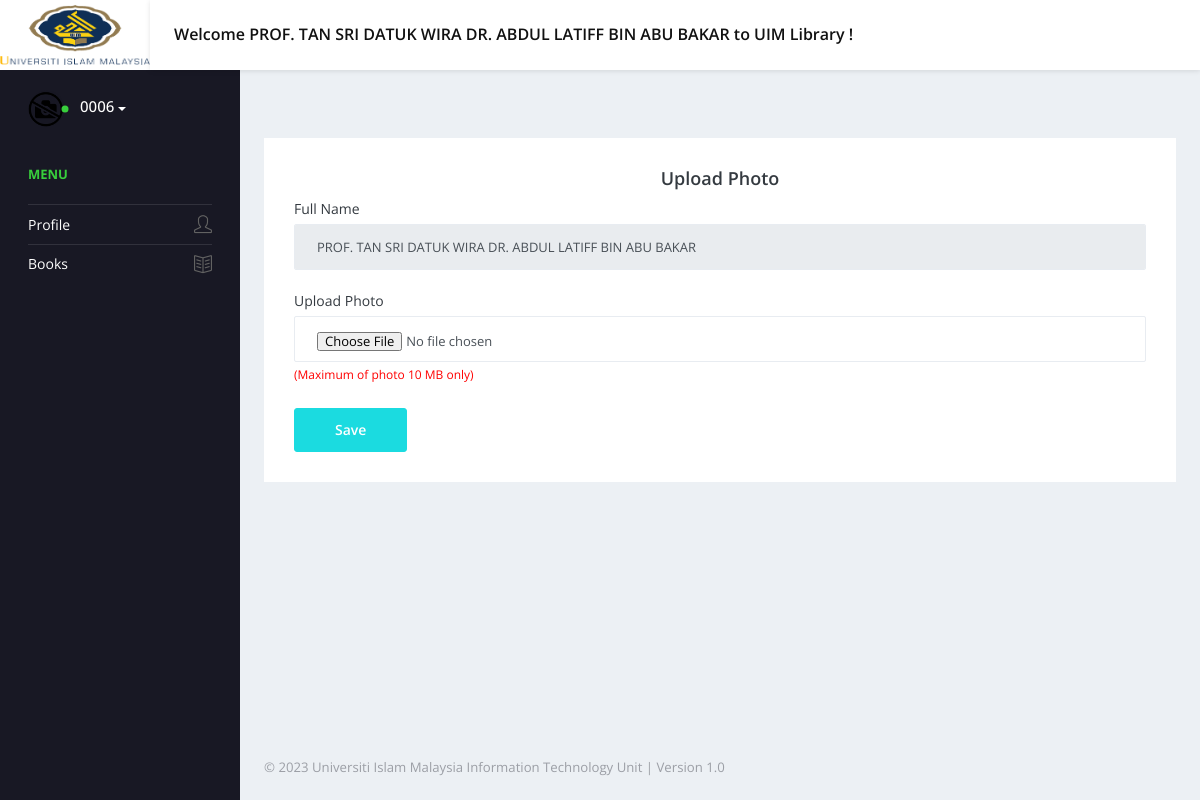
The app's page /user-photo.php (signed in) with its own data.
### tables this page shows
CREATE TABLE `user` (
  `id` int(11) NOT NULL,
  `fname` varchar(255) DEFAULT NULL,
  `userEmail` varchar(255) DEFAULT NULL,
  `mobilenumber` varchar(255) DEFAULT NULL,
  `password` varchar(255) DEFAULT NULL,
  `userphoto` varchar(255) NOT NULL,
  `noic` varchar(255) DEFAULT NULL,
  `nokad` varchar(255) DEFAULT NULL,
  `tlahir` varchar(255) DEFAULT NULL,
  `tempatlahir` varchar(255) DEFAULT NULL,
  `agama` varchar(255) DEFAULT NULL,
  `bangsa` varchar(255) DEFAULT NULL,
  `tarafkahwin` varchar(255) NOT NULL,
  `jenisahli` varchar(255) DEFAULT NULL,
  `pendidikan` varchar(255) DEFAULT NULL,
  `kursus` varchar(255) DEFAULT NULL,
  `jawatan` varchar(255) DEFAULT NULL,
  `status` int(1) DEFAULT NULL,
  `statusAcc` varchar(50) DEFAULT NULL
);

### user-photo.php (the view, shortened to what this page needs)
<?php
include('includes/config.php');
  ?>
<!DOCTYPE html>
<html lang="en">
  <head>
    <link rel="stylesheet" href="vendors/simple-line-icons/css/simple-line-icons.css">
    <link rel="stylesheet" href="vendors/flag-icon-css/css/flag-icon.min.css">
    <link rel="stylesheet" href="vendors/css/vendor.bundle.base.css">
    <link rel="stylesheet" href="./vendors/daterangepicker/daterangepicker.css">
    <link rel="stylesheet" href="./vendors/chartist/chartist.min.css">
    <link rel="stylesheet" href="./css/style.css">
  </head>
  <body>
    <div class="container-scroller">
     <?php include_once('includes/header.php');?>
      <div class="container-fluid page-body-wrapper">
        <?php include_once('includes/sidebar.php');?>
        <div class="main-panel">
          <div class="content-wrapper">
            <div class="row">
              <div class="col-12 grid-margin stretch-card">
                <div class="card">
                  <div class="card-body">
                    <h4 class="card-title" style="text-align: center;">Upload Photo</h4>
                    <form class="forms-sample" method="post" enctype="multipart/form-data">
                    <?php
                    $uid= $_SESSION['noic'];
                    $sql="SELECT * from user where noic=:uid";
                    $query = $dbh -> prepare($sql);
                    $query->bindParam(':uid',$uid,PDO::PARAM_STR);
                    $query->execute();
                    $results=$query->fetchAll(PDO::FETCH_OBJ);
                    if($query->rowCount() > 0)
                    {
                    foreach($results as $row)
                    {               ?>
                    <div class="form-group">
                       <label for="exampleInputUsername1">Full Name</label>
                      <input id="fname" name="fname" type="text" class="form-control" readonly="true" value="<?php  echo $row->fname;?>">
                    </div>
                    <div class="form-group">
                      <label for="exampleInputEmail1">Upload Photo</label>
                      <input id="userphoto" name="userphoto" type="file" class="form-control" required="true" value="">
                      <span style="font-size:12px; color:red">(Maximum of photo 10 MB only)</span>
                    </div>
                    <?php } ?>
                    <button type="submit" class="btn btn-primary mr-2" name="submit">Save</button>
                  </form>
                  </div>
                </div>
              </div>
            </div>
          </div>
         <?php include_once('includes/footer.php');?>
        </div>
      </div>
    </div>
  </body>
  <?php } ?>

### includes/header.php (shortened to what this page needs)
 <nav class="navbar default-layout-navbar col-lg-12 col-12 p-0 fixed-top d-flex flex-row">
        <div>
          <a href="issue-book.php">
          <div>
                <img src="images/picture1.png" style="text-align: center;" width="150" height="60">
                </div>
          </a>
        </div>
        <?php
         $uid= $_SESSION['noic'];
$sql="SELECT * from user where noic=:uid";
$query = $dbh -> prepare($sql);
$query->bindParam(':uid',$uid,PDO::PARAM_STR);
$query->execute();
$results=$query->fetchAll(PDO::FETCH_OBJ);
$cnt=1;
if($query->rowCount() > 0)
{
foreach($results as $row)
{               ?>
        <div class="navbar-menu-wrapper d-flex align-items-center flex-grow-1">
          <h5 class="mb-0 font-weight-medium d-none d-lg-flex"> Welcome <?php  echo htmlentities($row->fname);?> to UIM Library !</h5>
        </div>
      </nav>
      <?php $cnt=$cnt+1;}} ?>

### includes/sidebar.php (shortened to what this page needs)
<nav class="sidebar sidebar-offcanvas" id="sidebar">
          <ul class="nav">
            <li class="nav-item nav-profile">
            <a class="nav-link dropdown-toggle" id="UserDropdown" href="#" data-toggle="dropdown" aria-expanded="false">
            <?php
         $uid= $_SESSION['noic'];
$sql="SELECT * from user where noic=:uid";
$query = $dbh -> prepare($sql);
$query->bindParam(':uid',$uid,PDO::PARAM_STR);
$query->execute();
$results=$query->fetchAll(PDO::FETCH_OBJ);
$cnt=1;
if($query->rowCount() > 0)
{
foreach($results as $row)
{               ?>
                <div class="profile-image">
                <?php $userphoto=$row->userphoto;
                    if($userphoto==""):
                    ?>
                  <img class="img-xs rounded-circle" src="userphoto/noimages.png" alt="profile image">
                  <?php else:?>
                    <img class="img-xs rounded-circle ml-2" src="userphoto/<?php echo htmlentities($row->userphoto);?>" >
                    <?php endif;?>
                  <div class="dot-indicator bg-success"></div>
                </div>
                <div class="text-wrapper">
                  <p class="profile-name"><?php  echo htmlentities($row->nokad);?></p>
                </div>
              </a>
                <p class="mb-1 mt-3" style="font-weight:bold;"><?php  echo htmlentities($row->fname);?></p><?php $cnt=$cnt+1;}} ?>
            </li>
            <li class="nav-item nav-category">
              <span class="nav-link">MENU</span>
            </li>
            <li class="nav-item">
              <a class="nav-link" href="profile.php">
                <span class="menu-title">Profile</span>
                <i class="icon-user menu-icon"></i>
              </a>
            </li>
            <li class="nav-item">
              <a class="nav-link" data-toggle="collapse" href="#auth" aria-expanded="false" aria-controls="auth">
                <span class="menu-title">Books</span>
                <i class="icon-book-open menu-icon"></i>
              </a>
            </li>
          </ul>
        </nav>

### records on screen
user: fname "PROF. TAN SRI DATUK WIRA DR. ABDUL LATIFF BIN ABU BAKAR", nokad "0006"
